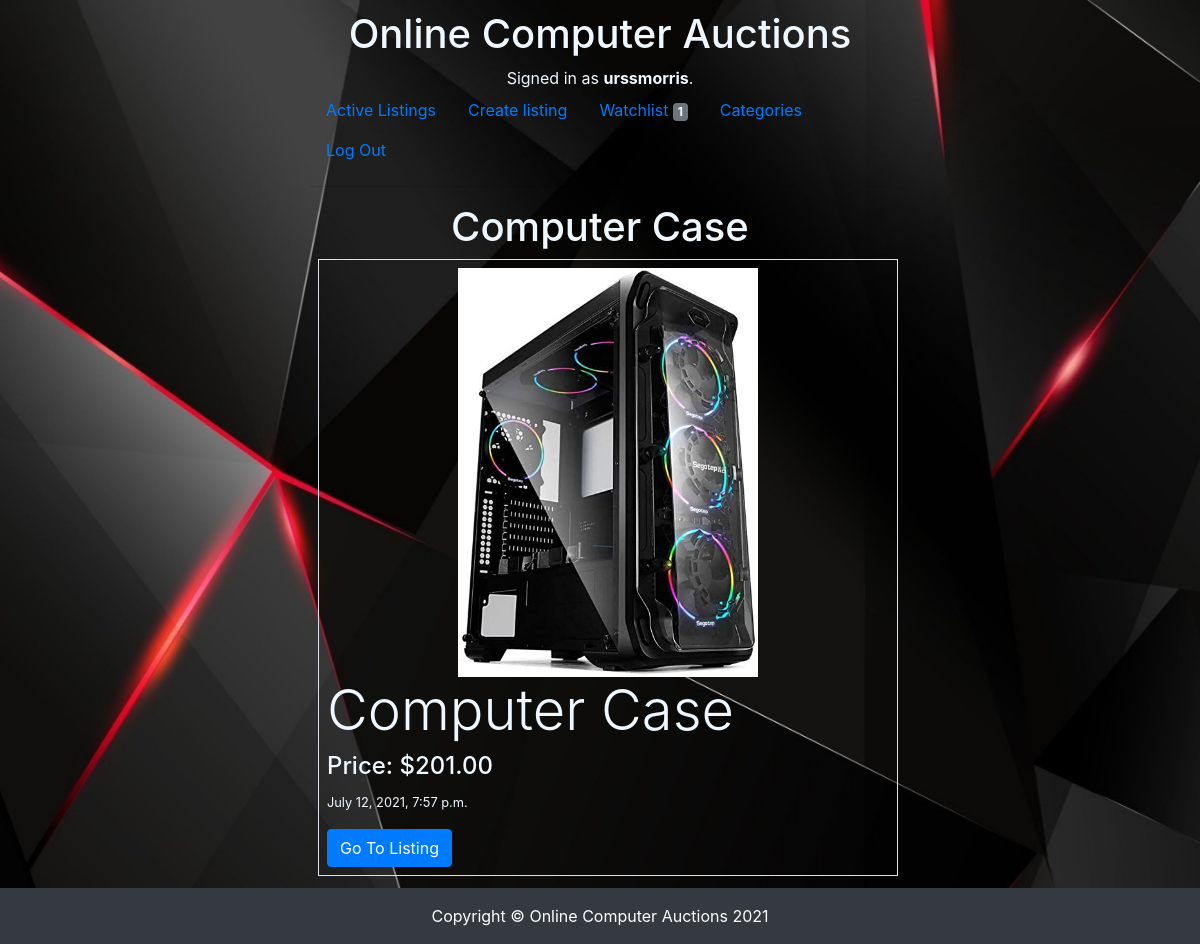
Page /categories/e (signed in) on the committed database.
### auctions/models.py (models this page shows, shortened)
class User(AbstractUser):
    pass

class Listing(models.Model):
    item = models.CharField('Title', max_length=64)
    price = models.DecimalField('Starting Bid', max_digits=10, decimal_places=2, default= "0.00")
    description = models.TextField(max_length=300, blank=True)
    category = models.CharField(max_length=1, choices=CATEGORIES, default=CATEGORIES[0][0])
    time = models.DateTimeField(auto_now_add=True, blank=True)
    closed = models.BooleanField(default=False)
    owner = models.ForeignKey(User, on_delete=models.CASCADE, related_name="owners")
    bids = models.ManyToManyField(Bid, blank=True, related_name="bids")
    comments = models.ManyToManyField(Comment, blank=True, related_name="comments")
    image = models.ImageField(upload_to='images', default='images/default.jpg')

### auctions/views.py (the view)
# urls.py: path("categories/<str:category>", views.show_category_listings, name="show"),
@login_required
def show_category_listings(request, category):
    listings = Listing.objects.filter(category__in = category[0])
    cat = dict(CATEGORIES)
    return render(request, 'auctions/category.html', {
        "listings": listings,
        "category": cat[category]
    })

### auctions/templates/auctions/category.html (shortened to what this page needs)
{% extends 'auctions/layout.html' %}
{% block body %}
  <h1>{{ category }}</h1>
  {% for listing in listings %}
    <div class="container border p-2 m-2">
        <div class="row">
            <div class="col">
                <img src="{{ listing.image.url }}" alt="image" style="width: 300px; height: auto">
            </div>
            <div class="col text-left">
                <h2 class="display-4">{{ listing.item }}</h2>
                <h4>Price: ${{ listing.price }}</h4>
                <p><small>{{ listing.time }}</small></p>
                <a href="{% url 'listing' listing.id %}" type="submit" class="btn btn-primary">Go To Listing</a>
            </div>
        </div>
    </div>
  {% endfor %}
{% endblock %}

### auctions/templates/auctions/layout.html (shortened to what this page needs)
{% load static %}
<!DOCTYPE html>
<html lang="en">
    <head>
        <link rel="stylesheet" href="https://stackpath.bootstrapcdn.com/bootstrap/4.4.1/css/bootstrap.min.css">
        <link href="{% static 'auctions/styles.css' %}" rel="stylesheet">
    </head>
    <body class="bg-img" style="background-image: url('{% static "auctions/images/top_background.jpg"%}');">
        <h1>Online Computer Auctions</h1>
        <div>
            {% if user.is_authenticated %}
                Signed in as <strong>{{ user.username }}</strong>.
            {% else %}
                Not signed in.
            {% endif %}
        </div>
        <ul class="nav">
            <li class="nav-item">
                <a class="nav-link" href="{% url 'index' %}">Active Listings</a>
            </li>
            {% if user.is_authenticated %}
                <li class="nav-item">
                    <a class="nav-link" href="{% url 'create' %}">Create listing</a>
                </li>
                <li class="nav-item">
                    <a class="nav-link" href="{% url 'watchlist' %}">Watchlist <span class="badge badge-secondary">{{ user.watchlist.count }}</span></a>
                </li>
                <li class="nav-item">
                    <a class="nav-link" href="{% url 'categories' %}">Categories</a>
                </li>
                <li class="nav-item">
                    <a class="nav-link" href="{% url 'logout' %}">Log Out</a>
                </li>
            {% endif %}
        </ul>
        <hr>
        {% block body %}
        {% endblock %}
        <footer class="py-3 bg-dark" >
            <div class="container"><p class="m-0 text-center text-white">Copyright &copy; Online Computer Auctions 2021</p></div>
        </footer>
    </body>
</html>

### auctions/static/auctions/styles.css (style rules this page uses)
body { padding: 10px; max-width: 50%; margin: auto; text-align: center; color: aliceblue; margin-bottom: 50px; }
.bg-dark { width: 100%; position: fixed; left: 0; bottom: 0; }
.bg-img { background-position: top; background-size: cover; background-attachment: fixed ; }
h1, h2 { color: aliceblue; }

### rows in the picture
User: username "urssmorris", watchlist.count "1"
Listing: item "Computer Case", image (picture), price "201.00", time "July 12, 2021, 7:57 p.m."
